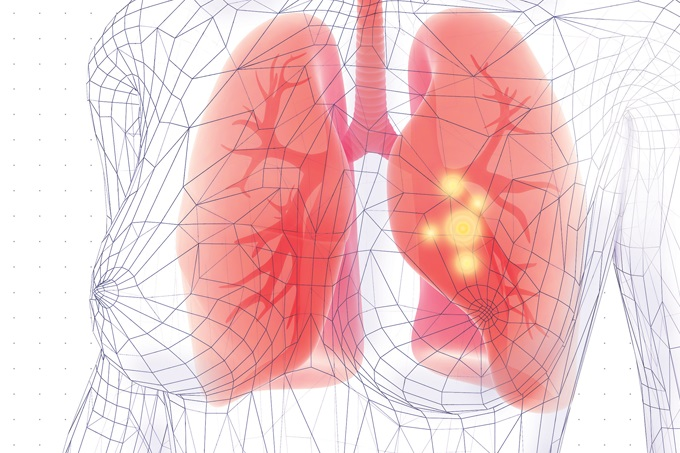
#> input picture pn.jpg, 680 x 453 px
$ jupyter execute Untitled.ipynb   (shell and % lines are left out)   (older library calls are emulated)
#> lines starting #> are read from the running program, lines starting #| are printed output that depends on the picture; after the words box and inside, x2 and y2 are one past the last pixel; in counts of white or black regions, pixels touching at a corner belong together
[cell 1]
import cv2
import matplotlib.pyplot as plt
import numpy as np

[cell 2]
orig_img = cv2.imread("pn.jpg",1)
#> orig_img is the input picture: shape (453, 680, 3); mean B, G, R 205.4, 203.8, 240.9
plt.imshow(cv2.cvtColor(orig_img, cv2.COLOR_BGR2RGB))
plt.show()

[cell 3]
gray_img = cv2.cvtColor( orig_img, cv2.COLOR_BGR2GRAY )
plt.imshow(gray_img,cmap='gray')
plt.axis('off')
plt.show()

[cell 4]
median_filtered = cv2.medianBlur(gray_img, 5)
plt.imshow(median_filtered,cmap='gray')
plt.axis('off')
plt.show()

[cell 5]
Gx= np.array([[-1, 0, 1], [-2, 0, 2], [-1, 0, 1]])
Gy = np.array([[1, 2, 1], [0, 0, 0], [-1, -2, -1]])
img_sobelx = cv2.Sobel(median_filtered,cv2.CV_8U,1,0,ksize=3)
img_sobely = cv2.Sobel(median_filtered,cv2.CV_8U,0,1,ksize=3)
img_sobel = img_sobelx + img_sobely+gray_img
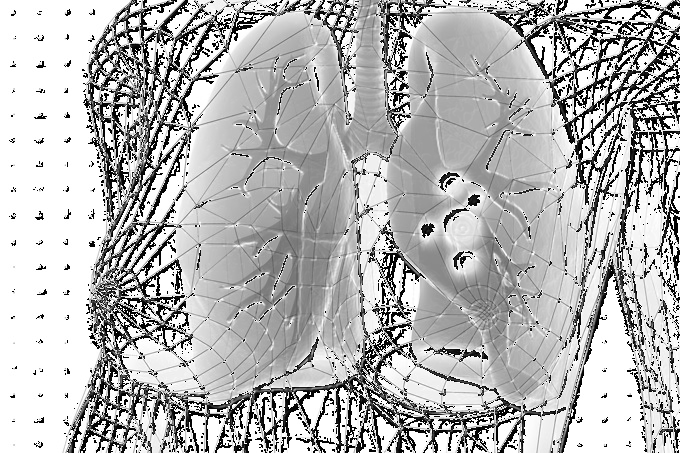
#> img_sobel: shape (453, 680); min 0, max 255, mean 181.7
plt.imshow(img_sobel,cmap='gray')
plt.axis('off')
plt.show()

[cell 6]
threshold = 50
maxValue = 255
th, thresh = cv2.threshold(img_sobel, threshold, maxValue, cv2.THRESH_BINARY)
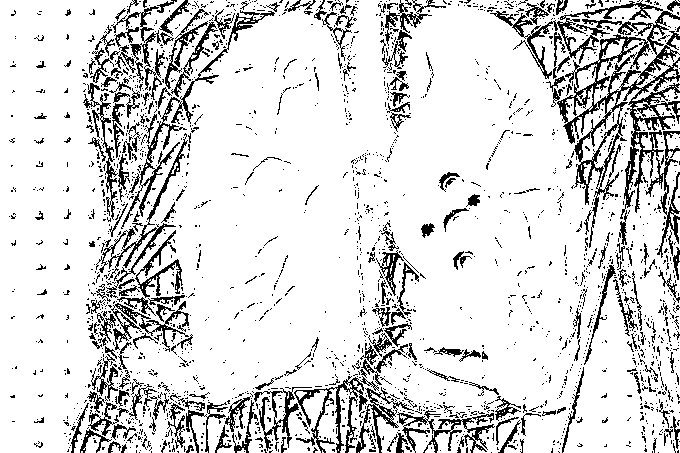
#> thresh: shape (453, 680); 85.1% white; black in thin lines or dots
#> th = 50
plt.imshow(thresh,cmap='gray')
plt.axis('off')
plt.show()

[cell 7]
kernel = np.ones((3,3),np.uint8)
opening = cv2.morphologyEx(thresh,cv2.MORPH_OPEN,kernel, iterations = 2)
#> opening: shape (453, 680); 71% white; 329 black regions (261 under 20 px), largest, box (x1, y1, x2, y2) and area: (63, 0, 680, 453) 80741, (351, 0, 452, 181) 3586, (424, 345, 488, 362) 378
plt.imshow(opening,cmap='gray')
plt.axis('off')
plt.show()

[cell 8]
sure_bg = cv2.dilate(opening,kernel,iterations=3)
#> sure_bg: shape (453, 680); 89.3% white; 132 black regions (71 under 20 px), largest, box (x1, y1, x2, y2) and area: (84, 257, 207, 453) 6675, (327, 235, 513, 453) 5347, (88, 42, 190, 228) 5132
plt.imshow(sure_bg,cmap='gray')
plt.axis('off')
plt.show()

[cell 9]
dist_transform = cv2.distanceTransform(opening,cv2.DIST_L2,5)
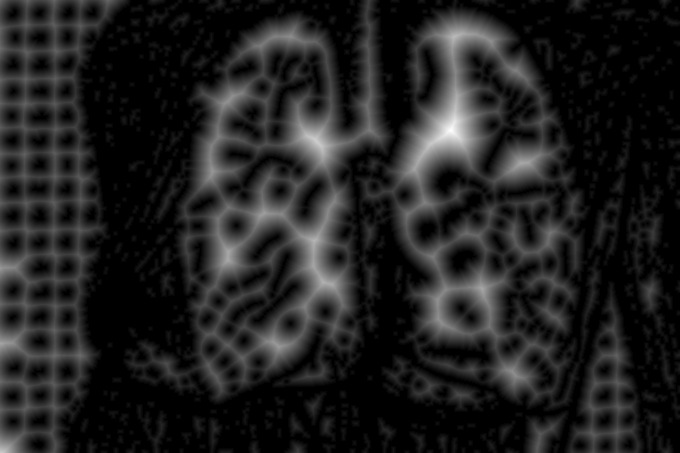
#> dist_transform: shape (453, 680) float32; min 0, max 42.17, mean 5.4; drawn with min black and max white
ret, sure_fg = cv2.threshold(dist_transform,0.7*dist_transform.max(),255,0)
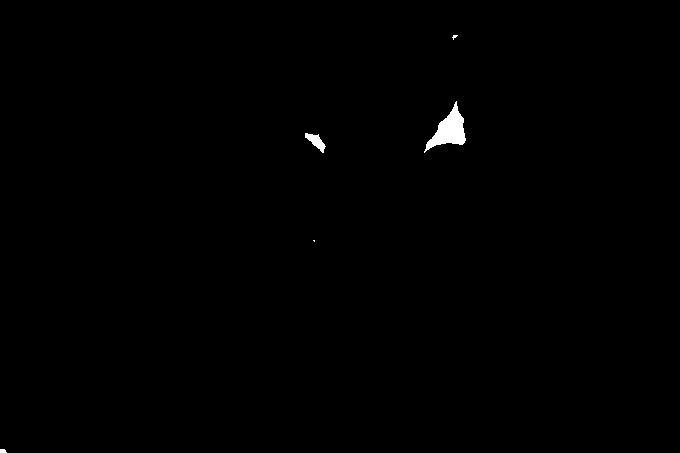
#> sure_fg: shape (453, 680) float32; 0.37% white; 5 white regions (2 under 20 px), largest, box (x1, y1, x2, y2) and area: (424, 101, 466, 153) 909, (305, 133, 326, 153) 189, (0, 449, 7, 453) 24
#> ret = 29.52

plt.imshow(sure_fg,cmap='gray')
plt.axis('off')
plt.show()

[cell 10]
sure_fg = np.uint8(sure_fg)
unknown = cv2.subtract(sure_bg,sure_fg)
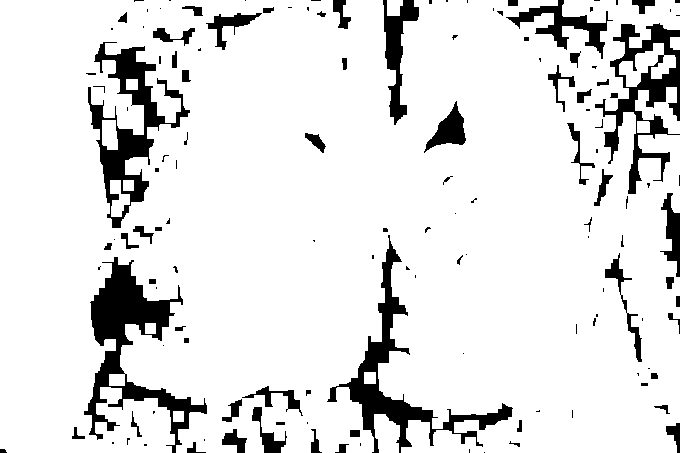
#> unknown: shape (453, 680); 88.9% white; 137 black regions (73 under 20 px)

plt.imshow(unknown,cmap='gray')
plt.axis('off')
plt.show()

[cell 11]
contours, hierarchy = cv2.findContours(sure_fg,cv2.RETR_TREE,cv2.CHAIN_APPROX_SIMPLE)
#> contours = 5 contours, 3 with area under 20; largest, box (x1, y1, x2, y2) and area: (424, 101, 466, 153) 840, (305, 133, 326, 153) 160


marker = np.zeros((gray_img.shape[0], gray_img.shape[1]),dtype = np.int32)

marker = np.int32(sure_fg) + np.int32(sure_bg)
#> marker: shape (453, 680) int32; 3 distinct labels, from 0 to 510
for id in range(len(contours)):
    cv2.drawContours(marker,contours,id,id+2, -1)
#> this loop made 5 passes
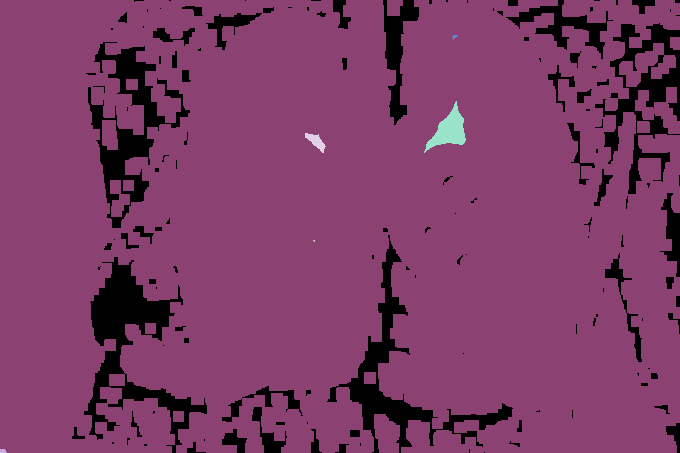
#> marker: shape (453, 680) int32; 7 distinct labels, from 0 to 255; one colour per label, 0 black

marker = marker + 1
#> marker: shape (453, 680) int32; 7 distinct labels, from 1 to 256

marker[unknown==255] = 0
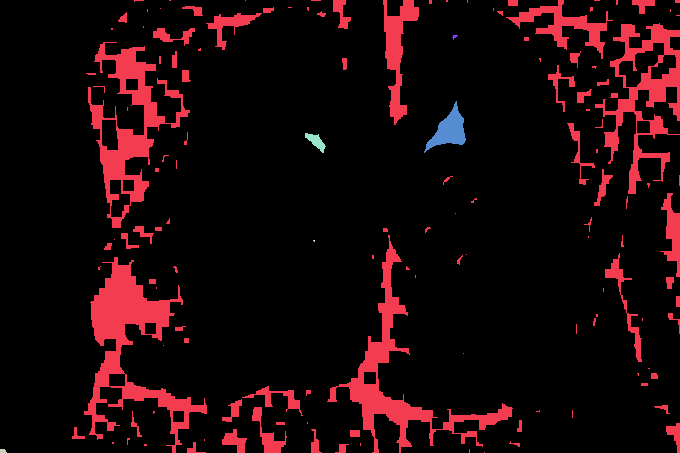
#> marker: shape (453, 680) int32; 7 distinct labels, from 0 to 7; one colour per label, 0 black

copy_img = orig_img.copy()

cv2.watershed(copy_img, marker)

imgplt = plt.imshow(marker)
plt.colorbar()
plt.show()
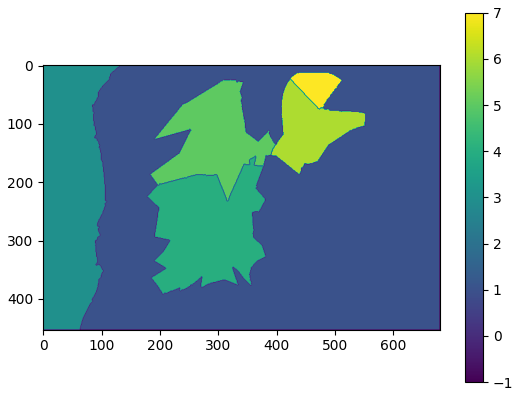
#> figure drawn by matplotlib, 2 panels

[cell 12]
copy_img[marker==-1]=(0,0,255)
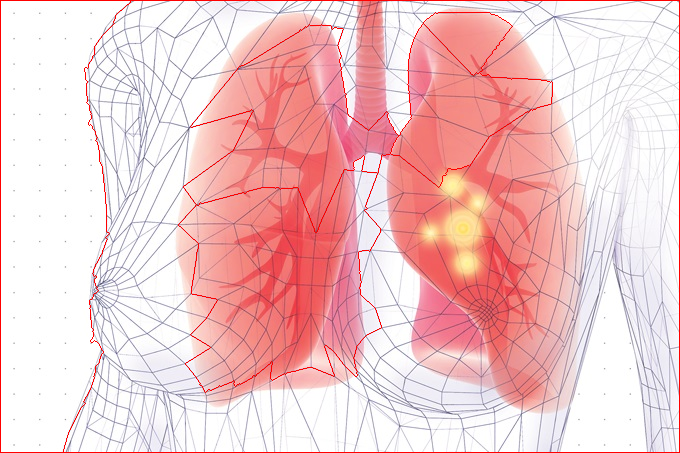
#> copy_img: shape (453, 680, 3); 1.55% of pixels changed, all inside (x1, y1, x2, y2) = (0, 0, 680, 453)
cv2.imwrite('img.jpg',copy_img)
plt.imshow(copy_img,cmap='gray')
plt.axis('off')
plt.show()

[cell 13]
kernel=cv2.getStructuringElement(cv2.MORPH_RECT,(7,7))
erosion = cv2.morphologyEx(median_filtered, cv2.MORPH_ERODE, kernel)
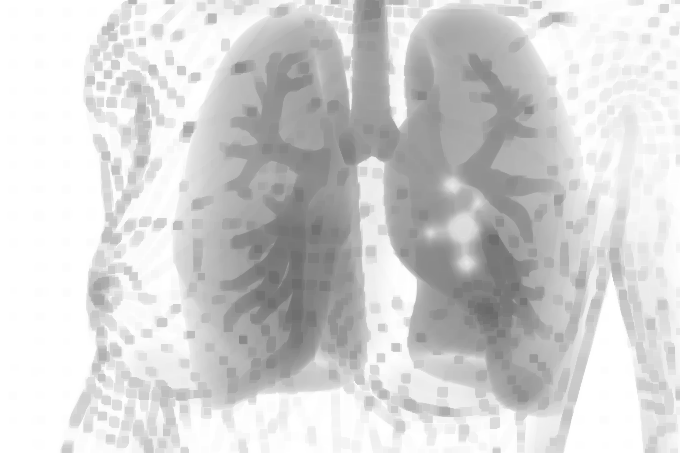
#> erosion: shape (453, 680); min 105, max 255, mean 209.9
plt.imshow(erosion,cmap='gray')
plt.axis('off')
plt.show()

[cell 14]
dilation = cv2.morphologyEx(erosion, cv2.MORPH_DILATE, kernel)
plt.imshow(dilation,cmap='gray')
plt.axis('off')
plt.show()
